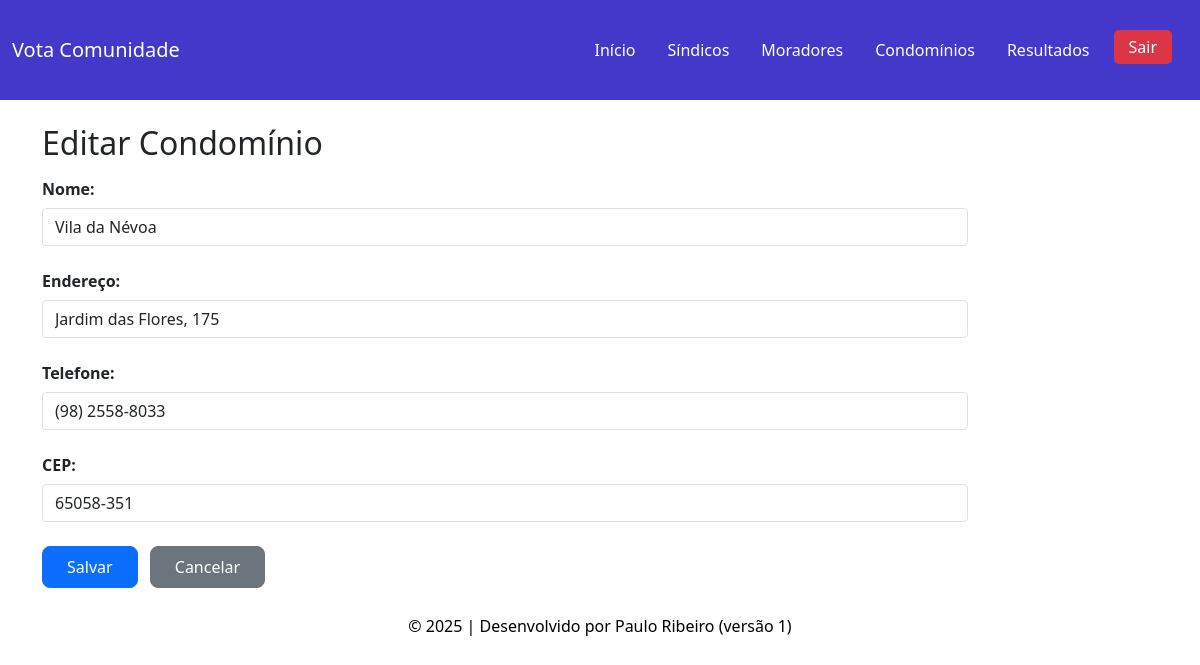
The page /admin/editar-condominio.php?id=1 (signed in) on the database its author committed.
### tables this page shows
CREATE TABLE condominios (
    id INT AUTO_INCREMENT PRIMARY KEY,
    nome VARCHAR(100) NOT NULL,
    endereco VARCHAR(255) NOT NULL,
    telefone VARCHAR(15),
    cep VARCHAR(9)
);

### admin/editar-condominio.php (the view, shortened to what this page needs)
<?php
include '../config/conexao.php';
include '../includes/navbar-admin.php';
include '../includes/header.php';
$id = isset($_GET['id']) ? intval($_GET['id']) : 0;
$sql = "SELECT * FROM condominios WHERE id = $id LIMIT 1";
$result = mysqli_query($conn, $sql);
$condominio = mysqli_fetch_assoc($result);
?>
<div class="container mt-4">
    <h2>Editar Condomínio</h2>
    <form method="POST" action="">
        <div class="row mb-3 align-items-center">
            <label for="nome" class="col-form-label text-start fw-bold">Nome:</label>
            <div class="col-sm-10">
                <input type="text" class="form-control" id="nome" name="nome" required value="<?= htmlspecialchars($condominio['nome']) ?>">
            </div>
        </div>
        <div class="row mb-3 align-items-center">
            <label for="endereco" class="col-form-label text-start fw-bold">Endereço:</label>
            <div class="col-sm-10">
                <input type="text" class="form-control" id="endereco" name="endereco" required value="<?= htmlspecialchars($condominio['endereco']) ?>">
            </div>
        </div>
        <div class="row mb-3 align-items-center">
            <label for="telefone" class="col-form-label text-start fw-bold">Telefone:</label>
            <div class="col-sm-10">
                <input type="text" class="form-control" id="telefone" name="telefone" value="<?= htmlspecialchars($condominio['telefone']) ?>">
            </div>
        </div>
        <div class="row mb-4 align-items-center">
            <label for="cep" class="col-form-label text-start fw-bold">CEP:</label>
            <div class="col-sm-10">
                <input type="text" class="form-control" id="cep" name="cep" value="<?= htmlspecialchars($condominio['cep']) ?>">
            </div>
        </div>
        <button type="submit" class="btn btn-primary">Salvar</button>
        <a href="gerenciar-condominios.php" class="btn btn-secondary ms-2">Cancelar</a>
    </form>
</div>
<?php include '../includes/footer.php'; ?>

### assets/css/styles.css (style rules this page uses)
body, html { display: table; width: 100%; margin: 0; padding: 0; height: 100%; }
.btn-primary { background-color: #0d6efd; border-color: #0d6efd; font-weight: 500; padding: 0.5rem 1.5rem; border-radius: 8px; transition: background-color 0.3s ease; }
.btn-secondary { background-color: #6c757d; border-color: #6c757d; font-weight: 500; padding: 0.5rem 1.5rem; border-radius: 8px; transition: background-color 0.3s ease; }
.form-control { border-radius: .25rem; }
html, body { height: 100%; margin: 0; }
body { display: flex; flex-direction: column; min-height: 100vh; }

### rows shown on the page
condominios: nome "Vila da Névoa", endereco "Jardim das Flores, 175", telefone "(98) 2558-8033", cep "65058-351"
